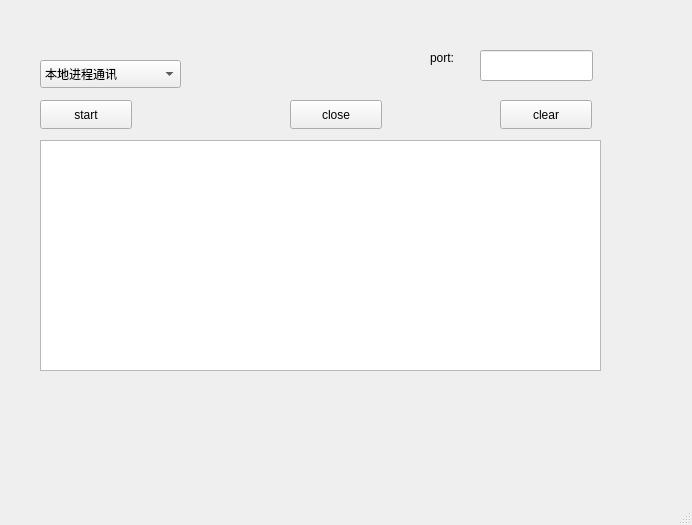
<?xml version="1.0" encoding="UTF-8"?>
<ui version="4.0">
 <class>MainWindow</class>
 <widget class="QMainWindow" name="MainWindow">
  <property name="geometry">
   <rect>
    <x>0</x>
    <y>0</y>
    <width>692</width>
    <height>525</height>
   </rect>
  </property>
  <property name="windowTitle">
   <string>MainWindow</string>
  </property>
  <widget class="QWidget" name="centralwidget">
   <widget class="QLabel" name="label">
    <property name="geometry">
     <rect>
      <x>430</x>
      <y>50</y>
      <width>69</width>
      <height>16</height>
     </rect>
    </property>
    <property name="text">
     <string>port:</string>
    </property>
   </widget>
   <widget class="QLineEdit" name="lineEdit">
    <property name="geometry">
     <rect>
      <x>480</x>
      <y>50</y>
      <width>113</width>
      <height>31</height>
     </rect>
    </property>
   </widget>
   <widget class="QPushButton" name="start">
    <property name="geometry">
     <rect>
      <x>40</x>
      <y>100</y>
      <width>92</width>
      <height>29</height>
     </rect>
    </property>
    <property name="text">
     <string>start</string>
    </property>
   </widget>
   <widget class="QPushButton" name="close">
    <property name="geometry">
     <rect>
      <x>290</x>
      <y>100</y>
      <width>92</width>
      <height>29</height>
     </rect>
    </property>
    <property name="text">
     <string>close</string>
    </property>
   </widget>
   <widget class="QPushButton" name="clear">
    <property name="geometry">
     <rect>
      <x>500</x>
      <y>100</y>
      <width>92</width>
      <height>29</height>
     </rect>
    </property>
    <property name="text">
     <string>clear</string>
    </property>
   </widget>
   <widget class="QListWidget" name="listWidget">
    <property name="geometry">
     <rect>
      <x>40</x>
      <y>140</y>
      <width>561</width>
      <height>231</height>
     </rect>
    </property>
   </widget>
   <widget class="QComboBox" name="comboBox">
    <property name="geometry">
     <rect>
      <x>40</x>
      <y>60</y>
      <width>141</width>
      <height>28</height>
     </rect>
    </property>
    <property name="currentText">
     <string>本地进程通讯</string>
    </property>
    <item>
     <property name="text">
      <string>本地进程通讯</string>
     </property>
    </item>
    <item>
     <property name="text">
      <string>本地网络通讯</string>
     </property>
    </item>
   </widget>
  </widget>
  <widget class="QMenuBar" name="menubar">
   <property name="geometry">
    <rect>
     <x>0</x>
     <y>0</y>
     <width>692</width>
     <height>25</height>
    </rect>
   </property>
  </widget>
  <widget class="QStatusBar" name="statusbar"/>
 </widget>
 <resources/>
 <connections/>
</ui>
